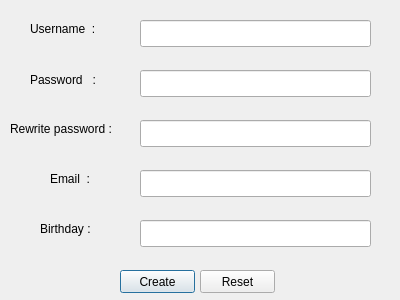
<?xml version="1.0" encoding="UTF-8"?>
<ui version="4.0">
 <class>CreateCount</class>
 <widget class="QDialog" name="CreateCount">
  <property name="geometry">
   <rect>
    <x>0</x>
    <y>0</y>
    <width>400</width>
    <height>300</height>
   </rect>
  </property>
  <property name="windowTitle">
   <string>Dialog</string>
  </property>
  <widget class="QLabel" name="label_4">
   <property name="geometry">
    <rect>
     <x>10</x>
     <y>120</y>
     <width>161</width>
     <height>17</height>
    </rect>
   </property>
   <property name="text">
    <string>Rewrite password :</string>
   </property>
  </widget>
  <widget class="QLineEdit" name="Email">
   <property name="geometry">
    <rect>
     <x>140</x>
     <y>170</y>
     <width>231</width>
     <height>27</height>
    </rect>
   </property>
  </widget>
  <widget class="QLineEdit" name="ConfirmPassword">
   <property name="geometry">
    <rect>
     <x>140</x>
     <y>120</y>
     <width>231</width>
     <height>27</height>
    </rect>
   </property>
  </widget>
  <widget class="QLabel" name="label_2">
   <property name="geometry">
    <rect>
     <x>30</x>
     <y>20</y>
     <width>91</width>
     <height>17</height>
    </rect>
   </property>
   <property name="text">
    <string>Username  :</string>
   </property>
  </widget>
  <widget class="QLabel" name="label_5">
   <property name="geometry">
    <rect>
     <x>50</x>
     <y>170</y>
     <width>67</width>
     <height>17</height>
    </rect>
   </property>
   <property name="text">
    <string>Email  :</string>
   </property>
  </widget>
  <widget class="QLineEdit" name="Username">
   <property name="geometry">
    <rect>
     <x>140</x>
     <y>20</y>
     <width>231</width>
     <height>27</height>
    </rect>
   </property>
  </widget>
  <widget class="QLineEdit" name="Password">
   <property name="geometry">
    <rect>
     <x>140</x>
     <y>70</y>
     <width>231</width>
     <height>27</height>
    </rect>
   </property>
  </widget>
  <widget class="QLabel" name="label_3">
   <property name="geometry">
    <rect>
     <x>30</x>
     <y>70</y>
     <width>91</width>
     <height>20</height>
    </rect>
   </property>
   <property name="text">
    <string>Password   :</string>
   </property>
  </widget>
  <widget class="QLabel" name="label_6">
   <property name="geometry">
    <rect>
     <x>40</x>
     <y>220</y>
     <width>67</width>
     <height>17</height>
    </rect>
   </property>
   <property name="text">
    <string>Birthday :</string>
   </property>
  </widget>
  <widget class="QLineEdit" name="Birthday">
   <property name="geometry">
    <rect>
     <x>140</x>
     <y>220</y>
     <width>231</width>
     <height>27</height>
    </rect>
   </property>
  </widget>
  <widget class="QPushButton" name="Create">
   <property name="geometry">
    <rect>
     <x>120</x>
     <y>270</y>
     <width>75</width>
     <height>23</height>
    </rect>
   </property>
   <property name="text">
    <string>Create</string>
   </property>
  </widget>
  <widget class="QPushButton" name="Reset">
   <property name="geometry">
    <rect>
     <x>200</x>
     <y>270</y>
     <width>75</width>
     <height>23</height>
    </rect>
   </property>
   <property name="text">
    <string>Reset</string>
   </property>
  </widget>
 </widget>
 <resources/>
 <connections/>
</ui>
